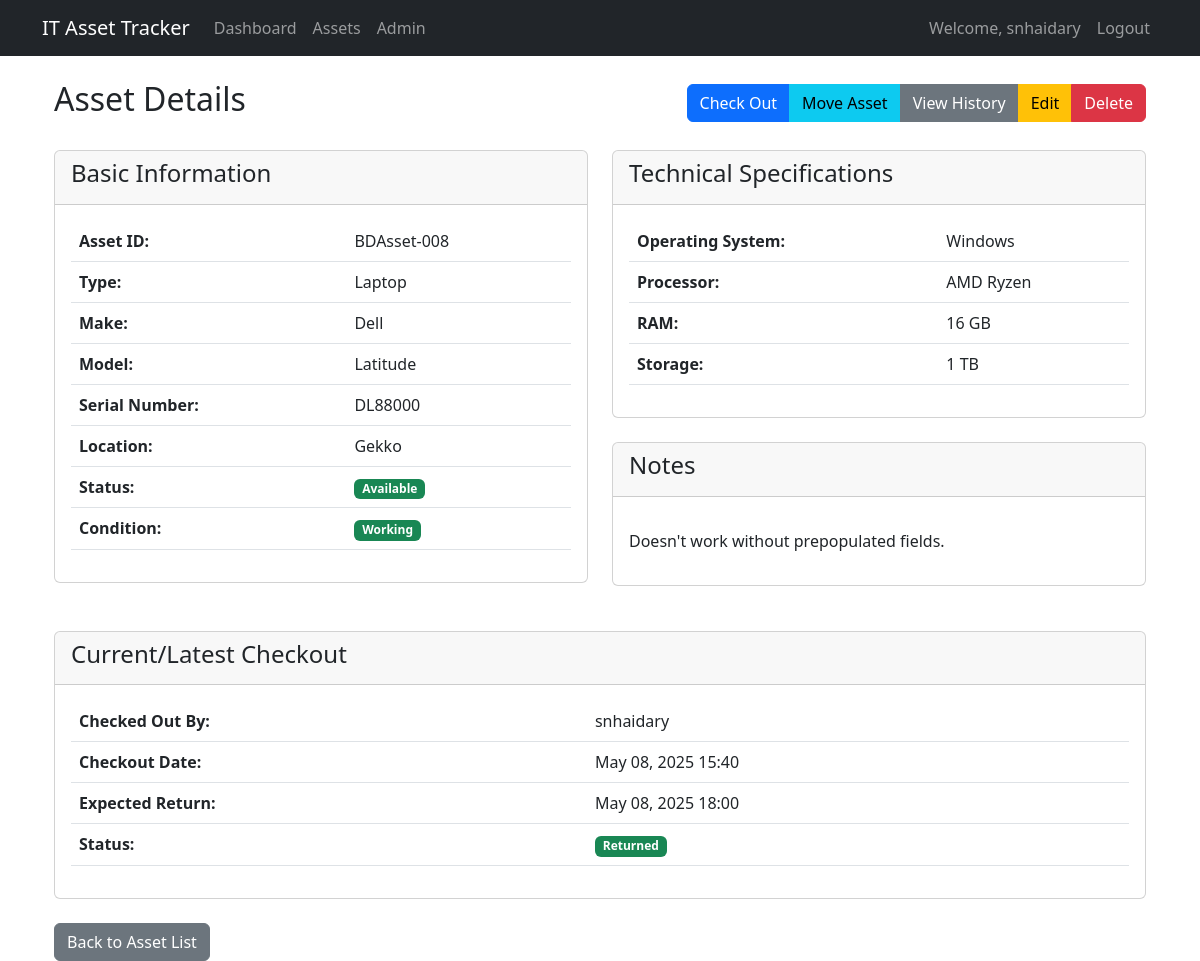
The app's page /assets/9/ (signed in) with its own data.
### assets/models.py (models this page shows, shortened)
class Asset(models.Model):
    STATUS_CHOICES = [
        ('ASSIGNED', 'Assigned'),
        ('AVAILABLE', 'Available'),
        ('IN_REPAIR', 'In-repair'),
        ('RETIRED', 'Retired'),
    ]
    CONDITION_CHOICES = [
        ('WORKING', 'Working'),
        ('SOFTWARE_ISSUE', 'Software-issue'),
        ('HARDWARE_ISSUE', 'Hardware-issue'),
        ('DAMAGED', 'Damaged'),
    ]
    ASSET_TYPE_CHOICES = [
        ('LAPTOP', 'Laptop'),
        ('DESKTOP', 'Desktop'),
        ('MOBILE', 'Mobile'),
        ('TABLET', 'Tablet'),
        ('PRINTER', 'Printer'),
        ('SCANNER', 'Scanner'),
        ('PROJECTOR', 'Projector'),
        ('SERVER', 'Server'),
        ('NETWORK_DEVICE', 'Network Device'),
        ('MONITOR', 'Monitor'),
        ('SCREEN', 'Screen'),
        ('TV', 'TV'),
        ('ROBOTS', 'Robots'),
        ('UPS', 'UPS'),
        ('EXTERNAL_DRIVE', 'External Drive'),
        ('OTHER', 'Other'),
    ]
    OS_CHOICES = [
        ('WINDOWS', 'Windows'),
        ('MACOS', 'macOS'),
        ('LINUX', 'Linux'),
        ('ANDROID', 'Android'),
        ('IOS', 'iOS'),
        ('CHROMEOS', 'ChromeOS'),
        ('HYPEROS', 'HyperOS'),
        ('OTHER', 'Other'),
    ]
    UNIT_CHOICES = [
        ('MB', 'MB'),
        ('GB', 'GB'),
        ('TB', 'TB'),
    ]
    registration_date = models.DateTimeField(default=timezone.now)
    asset_id = models.CharField(max_length=50, unique=True)
    asset_type = models.CharField(max_length=100, choices=ASSET_TYPE_CHOICES)
    make = models.CharField(max_length=100)
    model = models.CharField(max_length=100)
    serial_number = models.CharField(max_length=100, unique=True)
    operating_system = models.CharField(max_length=100, choices=OS_CHOICES)
    processor = models.CharField(max_length=100, blank=True)
    ram = models.IntegerField(validators=[MinValueValidator(0)], blank=True, null=True)
    ram_unit = models.CharField(max_length=2, choices=UNIT_CHOICES, default='GB')
    storage = models.IntegerField(validators=[MinValueValidator(0)], blank=True, null=True)
    storage_unit = models.CharField(max_length=2, choices=UNIT_CHOICES, default='GB')
    location = models.CharField(max_length=200)
    status = models.CharField(max_length=20, choices=STATUS_CHOICES, default='AVAILABLE')
    assignee = models.EmailField(blank=True, null=True)  # Made optional
    condition = models.CharField(max_length=20, choices=CONDITION_CHOICES, default='NEW')
    notes = models.TextField(blank=True)
    class Meta:
        ordering = ['-registration_date']
    def get_ram_display(self):
        if self.ram:
            return f"{self.ram} {self.ram_unit}"
        return "-"
    def get_storage_display(self):
        if self.storage:
            return f"{self.storage} {self.storage_unit}"
        return "-"

class AssetCheckout(models.Model):
    STATUS_CHOICES = [
        ('CHECKED_OUT', 'Checked Out'),
        ('RETURNED', 'Returned'),
        ('OVERDUE', 'Overdue'),
    ]
    asset = models.ForeignKey(Asset, on_delete=models.CASCADE, related_name='checkouts')
    checked_out_by = models.ForeignKey(User, on_delete=models.CASCADE)
    checked_out_date = models.DateTimeField(auto_now_add=True)
    expected_return_date = models.DateTimeField()
    actual_return_date = models.DateTimeField(null=True, blank=True)
    status = models.CharField(max_length=20, choices=STATUS_CHOICES, default='CHECKED_OUT')
    notes = models.TextField(blank=True)
    class Meta:
        ordering = ['-checked_out_date']

### assets/views.py (the view)
# urls.py: path('<int:pk>/', AssetDetailView.as_view(), name='asset-detail'),
class AssetDetailView(LoginRequiredMixin, DetailView):
    model = Asset
    template_name = 'assets/asset_detail.html'
    context_object_name = 'asset'

### templates/assets/asset_detail.html (shortened to what this page needs)
{% extends 'base.html' %}
{% block content %}
<div class="container mt-4">
    <div class="row mb-4">
        <div class="col">
            <div class="d-flex justify-content-between align-items-center">
                <h2>Asset Details</h2>
                <div class="btn-group">
                    {% if asset.status == 'AVAILABLE' %}
                        <a href="{% url 'asset-checkout' asset.pk %}" class="btn btn-primary">Check Out</a>
                    {% endif %}
                    <a href="{% url 'asset-move' asset.pk %}" class="btn btn-info">Move Asset</a>
                    <a href="{% url 'asset-history' asset.pk %}" class="btn btn-secondary">View History</a>
                    <a href="{% url 'asset-update' asset.pk %}" class="btn btn-warning">Edit</a>
                    <a href="{% url 'asset-delete' asset.pk %}" class="btn btn-danger">Delete</a>
                </div>
            </div>
        </div>
    </div>
    <div class="row">
        <div class="col-md-6">
            <div class="card mb-4">
                <div class="card-header">
                    <h4>Basic Information</h4>
                </div>
                <div class="card-body">
                    <table class="table">
                        <tr>
                            <th>Asset ID:</th>
                            <td>{{ asset.asset_id }}</td>
                        </tr>
                        <tr>
                            <th>Type:</th>
                            <td>{{ asset.get_asset_type_display }}</td>
                        </tr>
                        <tr>
                            <th>Make:</th>
                            <td>{{ asset.make }}</td>
                        </tr>
                        <tr>
                            <th>Model:</th>
                            <td>{{ asset.model }}</td>
                        </tr>
                        <tr>
                            <th>Serial Number:</th>
                            <td>{{ asset.serial_number }}</td>
                        </tr>
                        <tr>
                            <th>Location:</th>
                            <td>{{ asset.location }}</td>
                        </tr>
                        <tr>
                            <th>Status:</th>
                            <td><span class="badge {% if asset.status == 'AVAILABLE' %}bg-success{% elif asset.status == 'ASSIGNED' %}bg-primary{% elif asset.status == 'IN_REPAIR' %}bg-warning{% else %}bg-secondary{% endif %}">
                                {{ asset.get_status_display }}
                            </span></td>
                        </tr>
                        <tr>
                            <th>Condition:</th>
                            <td><span class="badge {% if asset.condition == 'WORKING' %}bg-success{% elif asset.condition == 'SOFTWARE_ISSUE' or asset.condition == 'HARDWARE_ISSUE' %}bg-warning{% else %}bg-danger{% endif %}">
                                {{ asset.get_condition_display }}
                            </span></td>
                        </tr>
                    </table>
                </div>
            </div>
        </div>
        <div class="col-md-6">
            <div class="card mb-4">
                <div class="card-header">
                    <h4>Technical Specifications</h4>
                </div>
                <div class="card-body">
                    <table class="table">
                        <tr>
                            <th>Operating System:</th>
                            <td>{{ asset.get_operating_system_display }}</td>
                        </tr>
                        {% if asset.processor %}
                        <tr>
                            <th>Processor:</th>
                            <td>{{ asset.processor }}</td>
                        </tr>
                        {% endif %}
                        {% if asset.ram %}
                        <tr>
                            <th>RAM:</th>
                            <td>{{ asset.get_ram_display }}</td>
                        </tr>
                        {% endif %}
                        {% if asset.storage %}
                        <tr>
                            <th>Storage:</th>
                            <td>{{ asset.get_storage_display }}</td>
                        </tr>
                        {% endif %}
                    </table>
                </div>
            </div>
            {% if asset.notes %}
            <div class="card">
                <div class="card-header">
                    <h4>Notes</h4>
                </div>
                <div class="card-body">
                    <p class="card-text">{{ asset.notes|linebreaks }}</p>
                </div>
            </div>
            {% endif %}
        </div>
    </div>
    {% if asset.checkouts.all %}
    <div class="row mt-4">
        <div class="col">
            <div class="card">
                <div class="card-header">
                    <h4>Current/Latest Checkout</h4>
                </div>
                <div class="card-body">
                    {% with latest_checkout=asset.checkouts.first %}
                    <table class="table">
                        <tr>
                            <th>Checked Out By:</th>
                            <td>{{ latest_checkout.checked_out_by }}</td>
                        </tr>
                        <tr>
                            <th>Checkout Date:</th>
                            <td>{{ latest_checkout.checked_out_date|date:"F d, Y H:i" }}</td>
                        </tr>
                        <tr>
                            <th>Expected Return:</th>
                            <td>{{ latest_checkout.expected_return_date|date:"F d, Y H:i" }}</td>
                        </tr>
                        <tr>
                            <th>Status:</th>
                            <td>
                                <span class="badge {% if latest_checkout.status == 'CHECKED_OUT' %}bg-primary{% elif latest_checkout.status == 'OVERDUE' %}bg-danger{% else %}bg-success{% endif %}">
                                    {{ latest_checkout.get_status_display }}
                                </span>
                            </td>
                        </tr>
                    </table>
                    {% endwith %}
                </div>
            </div>
        </div>
    </div>
    {% endif %}
    <div class="row mt-4">
        <div class="col">
            <a href="{% url 'asset-list' %}" class="btn btn-secondary">Back to Asset List</a>
        </div>
    </div>
</div>
{% endblock %}

### templates/base.html (shortened to what this page needs)
<!DOCTYPE html>
<html lang="en">
<head>
    <link href="https://cdn.jsdelivr.net/npm/bootstrap@5.3.0/dist/css/bootstrap.min.css" rel="stylesheet">
    <link href="https://cdnjs.cloudflare.com/ajax/libs/font-awesome/6.4.0/css/all.min.css" rel="stylesheet">
</head>
<body>
    <nav class="navbar navbar-expand-lg navbar-dark bg-dark">
        <div class="container">
            <a class="navbar-brand" href="{% url 'dashboard' %}">IT Asset Tracker</a>
            {% if user.is_authenticated %}
            <div class="collapse navbar-collapse" id="navbarNav">
                <ul class="navbar-nav">
                    <li class="nav-item">
                        <a class="nav-link {% if request.resolver_match.url_name == 'dashboard' %}active{% endif %}"
                           href="{% url 'dashboard' %}">Dashboard</a>
                    </li>
                    <li class="nav-item">
                        <a class="nav-link {% if request.resolver_match.url_name == 'asset-list' %}active{% endif %}"
                           href="{% url 'asset-list' %}">Assets</a>
                    </li>
                    {% if user.is_staff %}
                    <li class="nav-item">
                        <a class="nav-link" href="{% url 'admin:index' %}">Admin</a>
                    </li>
                    {% endif %}
                </ul>
                <div class="navbar-nav ms-auto">
                    <span class="nav-item nav-link">Welcome, {{ user.username }}</span>
                    <form method="post" action="{% url 'logout' %}" class="d-inline">
                        <button type="submit" class="btn nav-link">Logout</button>
                    </form>
                </div>
            </div>
            {% endif %}
        </div>
    </nav>
    <div class="container mt-4">
        {% block content %}{% endblock %}
    </div>
</body>
</html>

### records on screen
Asset: asset_id "BDAsset-008", asset_type "Laptop", make "Dell", model "Latitude", serial_number "DL88000", location "Gekko", status "Available", condition "Working", operating_system "Windows", processor "AMD Ryzen", ram "16 GB", storage "1 TB", notes "Doesn't work without prepopulated fields."
AssetCheckout: checked_out_by "snhaidary", checked_out_date "May 08, 2025 15:40", expected_return_date "May 08, 2025 18:00", status "Returned"

### other values on screen
{{ user.username }} "snhaidary"
